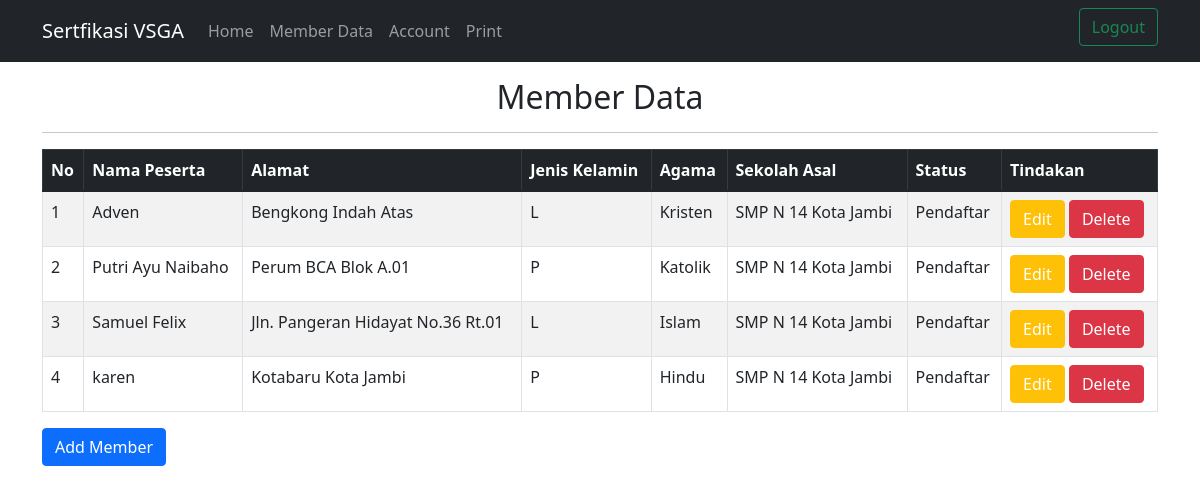
The app's page /index_admin.php?p=peserta2 with its own data.
### tables this page shows
CREATE TABLE `siswa` (
  `id_siswa` int(11) NOT NULL,
  `nama_siswa` varchar(50) NOT NULL,
  `alamat` varchar(150) NOT NULL,
  `jenis_kelamin` enum('L','P') NOT NULL,
  `agama` varchar(15) NOT NULL,
  `sekolah_asal` varchar(50) NOT NULL,
  `status` varchar(20) NOT NULL
);

### pages/peserta2.php (the view)
<div class="container">
    <div class="text-center my-3">
    <h2>Member Data</h2><hr>
    </div>
    <table class="table table-bordered table-striped">
        <thead class="table-dark">
            <tr>
                <th>No</th>
                <th>Nama Peserta</th>
                <th>Alamat</th>
                <th>Jenis Kelamin</th>
                <th>Agama</th>
                <th>Sekolah Asal</th>
                <th>Status</th>
                <th>Tindakan</th>
            </tr>
        </thead>
        <?php
        include"koneksi.php";
        $query="SELECT*FROM siswa";
        $peserta = mysqli_query($db,$query);
        ?>
        <tbody>
            <?php $nomor=1; while($isi=mysqli_fetch_array($peserta)){?>
            <tr>
                <td><?php echo $nomor++;?></td>
                <td><?php echo $isi['nama_siswa'];?></td>
                <td><?php echo $isi['alamat'];?></td>
                <td><?php echo $isi['jenis_kelamin'];?></td>
                <td><?php echo $isi['agama'];?></td>
                <td><?php echo $isi['sekolah_asal'];?></td>
                <td><?php echo $isi['status'];?></td>
                <td>
                <button type="button" class="btn btn-warning"><a style="text-decoration:none;color:white;" href="index_admin.php?p=edit-peserta&id_siswa=<?php echo $isi['id_siswa'];?>">Edit</a></button>
                <button onclick="return confirm('Apakah Anda Yakin Akan Menghapus Data Ini?')" type="button" class="btn btn-danger"><a style="text-decoration:none;color:white;" href="proses/peserta-hapus.php?id_siswa=<?php echo $isi['id_siswa'];?> ">Delete</a></button>
                </td>
            </tr>
            <?php  } ?>
        </tbody>
    </table>
    <a href="index_admin.php?p=input-peserta" class="btn btn-primary mb-4">Add Member</a>
    </div>

### index_admin.php (shortened to what this page needs)
<!doctype html>
<html lang="en">
  <head>
    <link href="https://cdn.jsdelivr.net/npm/bootstrap@5.1.1/dist/css/bootstrap.min.css" rel="stylesheet">
  </head>
  <body>
    <nav class="navbar navbar-expand-xl navbar-dark bg-dark">
          <div class="container">
            <a class="navbar-brand" href="#">Sertfikasi VSGA</a>
            <div class="collapse navbar-collapse" id="collapsibleNavId">
                <ul class="navbar-nav me-auto mt-2 mt-lg-0">
                    <li class="nav-item active">
                        <a class="nav-link" href="index_admin.php">Home <span class="visually-hidden">(current)</span></a>
                    </li>
                    <li class="nav-item">
                        <a class="nav-link" href="index_admin.php?p=peserta2">Member Data</a>
                    </li>
                    <li class="nav-item">
                        <a class="nav-link" href="index_admin.php?p=user">Account</a>
                    </li>
                    <li class="nav-item">
                        <a class="nav-link" href="index_admin.php?p=peserta1">Print</a>
                    </li>
                </ul>
                <div href="login.php "class="d-flex my-2 my-lg-0">
                    <h4><a class="btn btn-outline-success my-4 my-sm-0" href="login.php">Logout</a></h4>
                </div>
            </div>
      </div>
    </nav>
    <?php
			$pages_dir='pages';
			if(!empty($_GET['p'])){
				$pages=scandir($pages_dir,0);
				unset($pages[0],$pages[1]);
				$p=$_GET['p'];
				if(in_array($p.'.php',$pages)){
					include($pages_dir.'/'.$p.'.php');
				}else{
					echo'Halaman Tidak Ditemukan';
				}
			}else{
				include($pages_dir.'/home2.php');
			}
		?>
  </body>
</html>

### records on screen
siswa: nama_siswa "Adven", alamat "Bengkong Indah Atas", jenis_kelamin "L", agama "Kristen", sekolah_asal "SMP N 14 Kota Jambi", status "Pendaftar"
siswa: nama_siswa "Putri Ayu Naibaho", alamat "Perum BCA Blok A.01", jenis_kelamin "P", agama "Katolik", sekolah_asal "SMP N 14 Kota Jambi", status "Pendaftar"
siswa: nama_siswa "Samuel Felix", alamat "Jln. Pangeran Hidayat No.36 Rt.01", jenis_kelamin "L", agama "Islam", sekolah_asal "SMP N 14 Kota Jambi", status "Pendaftar"
siswa: nama_siswa "karen", alamat "Kotabaru Kota Jambi", jenis_kelamin "P", agama "Hindu", sekolah_asal "SMP N 14 Kota Jambi", status "Pendaftar"
